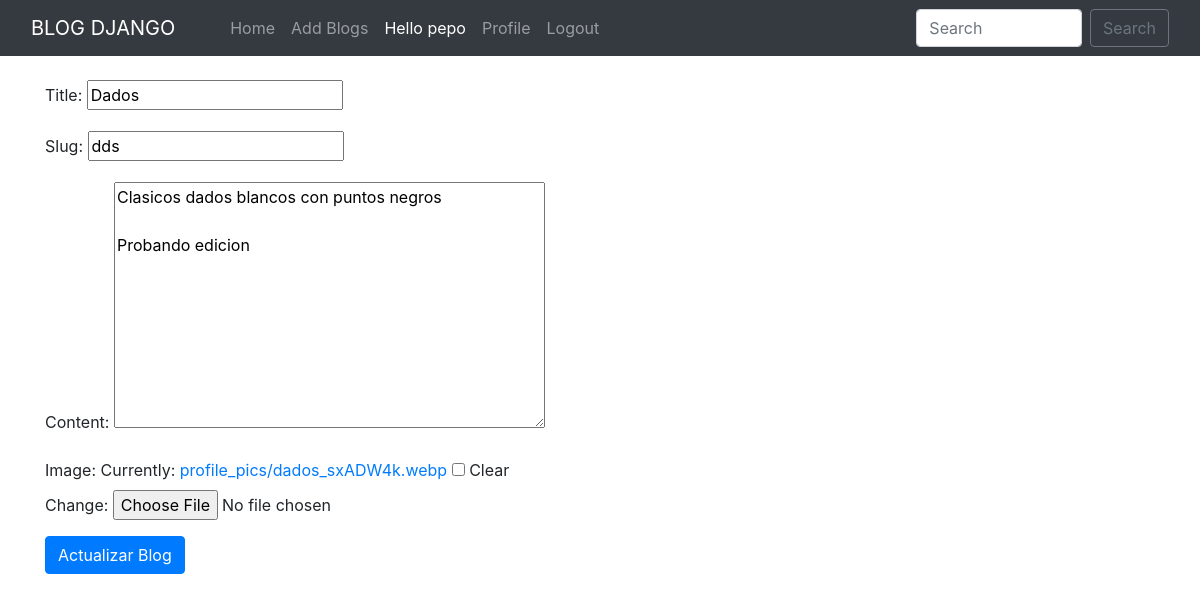
/edit_blog_post/dds/ (signed in), run on the app's committed database.
### home/models.py (models this page shows, shortened)
class BlogPost(models.Model):
    title=models.CharField(max_length=255)
    author= models.ForeignKey(User, on_delete=models.CASCADE)
    slug=models.CharField(max_length=130)
    content=models.TextField()
    image = models.ImageField(upload_to="profile_pics", blank=True, null=True)
    dateTime=models.DateTimeField(auto_now_add=True)

### home/views.py (the view)
# urls.py: path("edit_blog_post/<str:slug>/", UpdatePostView.as_view(), name="edit_blog_post"),
class UpdatePostView(UpdateView):
    model = BlogPost
    template_name = 'edit_blog_post.html'
    fields = ['title', 'slug', 'content', 'image']

### home/templates/edit_blog_post.html (shortened to what this page needs)
{% extends 'base.html' %}
{% block body %}
<form enctype="multipart/form-data" method="POST"> {% csrf_token %}
<div class="container mt-4">
{{ form.as_p }}
<button class="btn btn-primary">Actualizar Blog</button>
</div>
</form>
{% endblock %}

### home/templates/base.html (shortened to what this page needs)
<!doctype html>
<html lang="en">
  <head>
    <link href="//maxcdn.bootstrapcdn.com/bootstrap/4.1.1/css/bootstrap.min.css" rel="stylesheet" id="bootstrap-css">
    <link href="https://cdn.jsdelivr.net/npm/bootstrap@5.0.2/dist/css/bootstrap.min.css" rel="stylesheet">
    <link rel="stylesheet" href="https://maxcdn.bootstrapcdn.com/bootstrap/4.0.0/css/bootstrap.min.css">
  </head>
  <body>
    <nav class="navbar navbar-expand-lg navbar-dark bg-dark sticky-top">
        <div class="container-fluid">
          <a class="navbar-brand" href="#">BLOG DJANGO</a>
          <div class="collapse navbar-collapse" id="navbarSupportedContent">
          <div class="container mx-3">
            <ul class="navbar-nav me-auto mb-2 mb-lg-0">
              <li class="nav-item">
                <a class="nav-link {% block homeactive %} {% endblock homeactive %}" aria-current="page" href="/">Home</a>
              </li>
              {% if user.is_authenticated %}
              <li class="nav-item">
                <a class="nav-link {% block add_blogs_active %} {% endblock add_blogs_active %}" href="/add_blogs/">Add Blogs</a>
              </li>
              <li class="nav-item">
                <a class="nav-link active" href="#">Hello {{request.user}}</a>
              </li>
              <li class="nav-item">
                <a class="nav-link {% block profileactive %} {% endblock profileactive %}" href="/profile/">Profile</a>
              </li>
              <li class="nav-item">
                <a class="nav-link" href="/logout/">Logout</a>
              </li>
              {% endif %}
            </ul>
            </div>
            <form class="d-flex" method="POST" action="/search/"> {% csrf_token %}
              <input class="form-control me-2" type="search" placeholder="Search" name="searched" id="searched" aria-label="Search">
              <button href="/search/" class="btn btn-outline-secondary" type="submit">Search</button>
            </form>
          </div>
        </div>
      </nav>
      {% block body %}
      {% endblock %}
</body>
</html>

### data on the page
BlogPost: title "Dados", slug "dds", content "Clasicos dados blancos con puntos negros Probando edicion"

### other printed values
{{ request.user }} "pepo"
